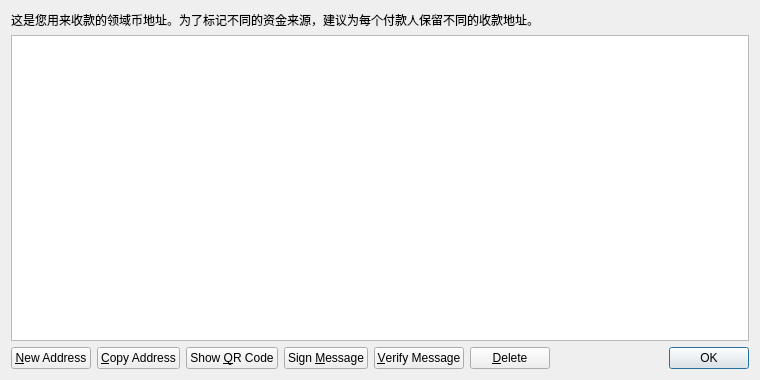
<?xml version="1.0" encoding="UTF-8"?>
<ui version="4.0">
 <class>AddressBookPage</class>
 <widget class="QWidget" name="AddressBookPage">
  <property name="geometry">
   <rect>
    <x>0</x>
    <y>0</y>
    <width>760</width>
    <height>380</height>
   </rect>
  </property>
  <property name="windowTitle">
   <string>Address Book</string>
  </property>
  <layout class="QVBoxLayout" name="verticalLayout">
   <item>
    <widget class="QLabel" name="labelExplanation">
     <property name="text">
      <string>这是您用来收款的领域币地址。为了标记不同的资金来源，建议为每个付款人保留不同的收款地址。</string>
     </property>
     <property name="textFormat">
      <enum>Qt::PlainText</enum>
     </property>
     <property name="wordWrap">
      <bool>true</bool>
     </property>
    </widget>
   </item>
   <item>
    <widget class="QTableView" name="tableView">
     <property name="contextMenuPolicy">
      <enum>Qt::CustomContextMenu</enum>
     </property>
     <property name="toolTip">
      <string>Double-click to edit address or label</string>
     </property>
     <property name="tabKeyNavigation">
      <bool>false</bool>
     </property>
     <property name="alternatingRowColors">
      <bool>true</bool>
     </property>
     <property name="selectionMode">
      <enum>QAbstractItemView::SingleSelection</enum>
     </property>
     <property name="selectionBehavior">
      <enum>QAbstractItemView::SelectRows</enum>
     </property>
     <property name="sortingEnabled">
      <bool>true</bool>
     </property>
     <attribute name="verticalHeaderVisible">
      <bool>false</bool>
     </attribute>
    </widget>
   </item>
   <item>
    <layout class="QHBoxLayout" name="horizontalLayout">
     <item>
      <widget class="QPushButton" name="newAddressButton">
       <property name="toolTip">
        <string>Create a new address</string>
       </property>
       <property name="text">
        <string>&amp;New Address</string>
       </property>
       <property name="icon">
        <iconset resource="../bitcoin.qrc">
         <normaloff>:/icons/add</normaloff>:/icons/add</iconset>
       </property>
      </widget>
     </item>
     <item>
      <widget class="QPushButton" name="copyToClipboard">
       <property name="toolTip">
        <string>Copy the currently selected address to the system clipboard</string>
       </property>
       <property name="text">
        <string>&amp;Copy Address</string>
       </property>
       <property name="icon">
        <iconset resource="../bitcoin.qrc">
         <normaloff>:/icons/editcopy</normaloff>:/icons/editcopy</iconset>
       </property>
      </widget>
     </item>
     <item>
      <widget class="QPushButton" name="showQRCode">
       <property name="text">
        <string>Show &amp;QR Code</string>
       </property>
       <property name="icon">
        <iconset resource="../bitcoin.qrc">
         <normaloff>:/icons/qrcode</normaloff>:/icons/qrcode</iconset>
       </property>
      </widget>
     </item>
     <item>
      <widget class="QPushButton" name="signMessage">
       <property name="toolTip">
        <string>Sign a message to prove you own a FieldCoin address</string>
       </property>
       <property name="text">
        <string>Sign &amp;Message</string>
       </property>
       <property name="icon">
        <iconset resource="../bitcoin.qrc">
         <normaloff>:/icons/edit</normaloff>:/icons/edit</iconset>
       </property>
      </widget>
     </item>
     <item>
      <widget class="QPushButton" name="verifyMessage">
       <property name="toolTip">
        <string>Verify a message to ensure it was signed with a specified FieldCoin address</string>
       </property>
       <property name="text">
        <string>&amp;Verify Message</string>
       </property>
       <property name="icon">
        <iconset resource="../bitcoin.qrc">
         <normaloff>:/icons/transaction_0</normaloff>:/icons/transaction_0</iconset>
       </property>
      </widget>
     </item>
     <item>
      <widget class="QPushButton" name="deleteButton">
       <property name="toolTip">
        <string>Delete the currently selected address from the list</string>
       </property>
       <property name="text">
        <string>&amp;Delete</string>
       </property>
       <property name="icon">
        <iconset resource="../bitcoin.qrc">
         <normaloff>:/icons/remove</normaloff>:/icons/remove</iconset>
       </property>
      </widget>
     </item>
     <item>
      <spacer name="horizontalSpacer">
       <property name="orientation">
        <enum>Qt::Horizontal</enum>
       </property>
       <property name="sizeHint" stdset="0">
        <size>
         <width>40</width>
         <height>20</height>
        </size>
       </property>
      </spacer>
     </item>
     <item>
      <widget class="QDialogButtonBox" name="buttonBox">
       <property name="sizePolicy">
        <sizepolicy hsizetype="Maximum" vsizetype="Fixed">
         <horstretch>0</horstretch>
         <verstretch>0</verstretch>
        </sizepolicy>
       </property>
       <property name="standardButtons">
        <set>QDialogButtonBox::Ok</set>
       </property>
      </widget>
     </item>
    </layout>
   </item>
  </layout>
 </widget>
 <resources>
  <include location="../bitcoin.qrc"/>
 </resources>
 <connections/>
</ui>
